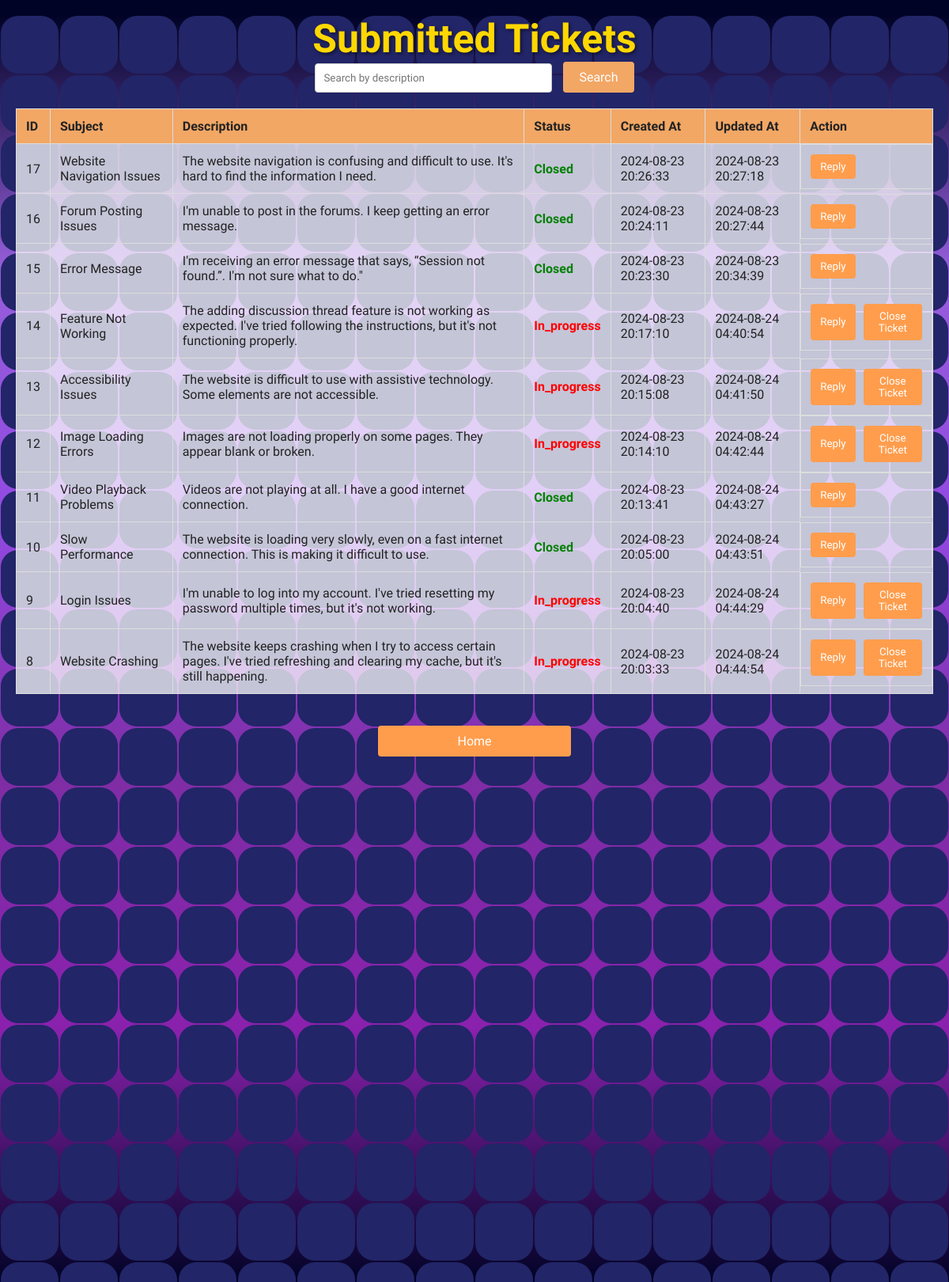
The page /view_ticket.php on the database its author committed.
### tables this page shows
CREATE TABLE IF NOT EXISTS `tickets` (
  `ticket_id` int NOT NULL AUTO_INCREMENT,
  `subject` text NOT NULL,
  `description` text NOT NULL,
  `status` enum('open','in_progress','closed','') NOT NULL,
  `created_at` timestamp NOT NULL,
  `updated_at` timestamp NOT NULL,
  `user_id` int NOT NULL,
  PRIMARY KEY (`ticket_id`),
  KEY `user_id` (`user_id`)
);

### view_ticket.php (the view, shortened to what this page needs)
<!DOCTYPE html>
<html lang="en">
<head>
</head>
<body>
<section>
    <?php for ($i = 0; $i < 100; $i++) {
            echo "<span></span>";
            echo "<span></span>";
            echo "<span></span>";
            echo "<span></span>";
            echo "<span></span>";
            echo "<span></span>";
            echo "<span></span>";
            echo "<span></span>";
            echo "<span></span>";
            echo "<span></span>";
            echo "<span></span>";
            echo "<span></span>";
            echo "<span></span>";
            echo "<span></span>";
            echo "<span></span>";
            echo "<span></span>";
            echo "<span></span>";
            echo "<span></span>";
        }
    ?>
    </section>
<h2>Submitted Tickets</h2>
<form method="GET" action="">
    <input type="text" name="search" placeholder="Search by description">
    <input type="submit" value="Search">
</form>
<table>
    <tr>
        <th>ID</th>
        <th>Subject</th>
        <th>Description</th>
        <th>Status</th>
        <th>Created At</th>
        <th>Updated At</th>
        <th>Action</th>
    </tr>
    <?php
    include("conn.php");
    $sql = "SELECT * FROM tickets";
    $sql .= " ORDER BY created_at DESC";
    $result = mysqli_query($con, $sql);
    if ($result) {
        if (mysqli_num_rows($result) > 0) {
            while ($row = mysqli_fetch_assoc($result)) {
                $statusClass = '';
                switch ($row["status"]) {
                    case 'in_progress':
                        $statusClass = 'status-in_progress';
                        break;
                    case 'closed':
                        $statusClass = 'status-closed';
                        break;
                }
                echo "<tr>";
                echo "<td>" . $row["ticket_id"] . "</td>";
                echo "<td>" . htmlspecialchars($row["subject"]) . "</td>";
                echo "<td>" . htmlspecialchars($row["description"]) . "</td>";
                echo "<td class='" . $statusClass . "'>" . ucfirst($row["status"]) . "</td>";
                echo "<td>" . $row["created_at"] . "</td>";
                echo "<td>" . $row["updated_at"] . "</td>";
                echo "<td class='action-buttons'>";
                echo "<button onclick='showReplyForm(" . $row["ticket_id"] . ")'>Reply</button>";
                if ($row["status"] != 'closed') {
                    echo "<button onclick='closeTicket(" . $row["ticket_id"] . ")'>Close Ticket</button>";
                }
                echo "</td>";
                echo "</tr>";
            }
        } else {
            echo "<tr><td colspan='7'>No tickets found</td></tr>";
        }
    } else {
        echo "<tr><td colspan='7'>Error: " . mysqli_error($con) . "</td></tr>";
    }
    ?>
</table>
<button class="home-button" onclick="window.location.href='home.php'">Home</button>
</body>
</html>

### view_ticket.php (style rules this page uses)
* { margin: 0; padding: 0; box-sizing: border-box; font-family: 'Bagel Fat One', sans-serif; }
body { display: flex; flex-direction: column; align-items: center; min-height: 100vh; background: #010326; color: #222; padding: 20px; }
h2 { color: gold; font-size: 50px; text-shadow: 2px 2px 4px rgba(0, 0, 0, 0.5); z-index: 1001; }
form { text-align: center; margin-bottom: 20px; z-index: 1001; }
input[type="text"] { width: 300px; padding: 10px; border-radius: 4px; border: 1px solid #ccc; z-index: 1001; }
input[type="submit"] { padding: 10px 20px; background-color: #F2A765; color: white; border: none; border-radius: 4px; cursor: pointer; font-size: 16px; transition: opacity 0.3s ease; margin-left: 10px; z-index: 1001; }
table { width: 100%; border-collapse: collapse; margin-bottom: 20px; background-color: rgba(255, 255, 255, 0.7); z-index: 1001; }
table, th, td { border: 1px solid #ddd; z-index: 1001; }
th, td { padding: 12px; text-align: left; z-index: 1001; }
th { background-color: #F2A765; color: #222; z-index: 1001; }
tr:nth-child(even) { background-color: rgba(255, 255, 255, 0.1); z-index: 1001; }
.status-in_progress { color: red; font-weight: bold; z-index: 1001; }
.status-closed { color: green; font-weight: bold; z-index: 1001; }
.action-buttons { display: flex; gap: 10px; z-index: 1001; }
.action-buttons button { padding: 8px 12px; background-color: #ff9d4d; color: white; border: none; border-radius: 4px; cursor: pointer; z-index: 1001; }
.home-button { padding: 10px 100px; background-color: #ff9d4d; color: white; border: none; border-radius: 4px; cursor: pointer; font-size: 16px; text-align: center; margin-top: 20px; z-index: 1001; }
section { position:absolute; width:100vw; height:200vh; display:flex; justify-content:center; align-items:center; gap:2px; flex-wrap:wrap; overflow: hidden; z-index:0; }
section::before { content:''; position: absolute; width: 100%; height: 100%; background:linear-gradient(#010326, #965edb, #9249e1,rgb(127, 45, 165),rgb(138, 33, 173), #010326); animation: animate 10s linear infinite; }
section span { position:relative; display:circle; width: calc(6.25vw - 2px); height: calc(6.25vw - 2px); border-radius: 30%; background:#222567; z-index: 2; transition: 1.3s; }

### rows shown on the page
tickets: ticket_id "17", subject "Website Navigation Issues", description "The website navigation is confusing and difficult to use. It's hard to find the information I need.", status "Closed", created_at "2024-08-23 20:26:33", updated_at "2024-08-23 20:27:18"
tickets: ticket_id "16", subject "Forum Posting Issues", description "I'm unable to post in the forums. I keep getting an error message.", status "Closed", created_at "2024-08-23 20:24:11", updated_at "2024-08-23 20:27:44"
tickets: ticket_id "15", subject "Error Message", description "I'm receiving an error message that says, “Session not found.”. I'm not sure what to do.\"", status "Closed", created_at "2024-08-23 20:23:30", updated_at "2024-08-23 20:34:39"
tickets: ticket_id "14", subject "Feature Not Working", description "The adding discussion thread feature is not working as expected. I've tried following the instructions, but it's not functioning properly.", status "In_progress", created_at "2024-08-23 20:17:10", updated_at "2024-08-24 04:40:54"
tickets: ticket_id "13", subject "Accessibility Issues", description "The website is difficult to use with assistive technology. Some elements are not accessible.", status "In_progress", created_at "2024-08-23 20:15:08", updated_at "2024-08-24 04:41:50"
tickets: ticket_id "12", subject "Image Loading Errors", description "Images are not loading properly on some pages. They appear blank or broken.", status "In_progress", created_at "2024-08-23 20:14:10", updated_at "2024-08-24 04:42:44"
tickets: ticket_id "11", subject "Video Playback Problems", description "Videos are not playing at all. I have a good internet connection.", status "Closed", created_at "2024-08-23 20:13:41", updated_at "2024-08-24 04:43:27"
tickets: ticket_id "10", subject "Slow Performance", description "The website is loading very slowly, even on a fast internet connection. This is making it difficult to use.", status "Closed", created_at "2024-08-23 20:05:00", updated_at "2024-08-24 04:43:51"
tickets: ticket_id "9", subject "Login Issues", description "I'm unable to log into my account. I've tried resetting my password multiple times, but it's not working.", status "In_progress", created_at "2024-08-23 20:04:40", updated_at "2024-08-24 04:44:29"
tickets: ticket_id "8", subject "Website Crashing", description "The website keeps crashing when I try to access certain pages. I've tried refreshing and clearing my cache, but it's still happening.", status "In_progress", created_at "2024-08-23 20:03:33", updated_at "2024-08-24 04:44:54"
